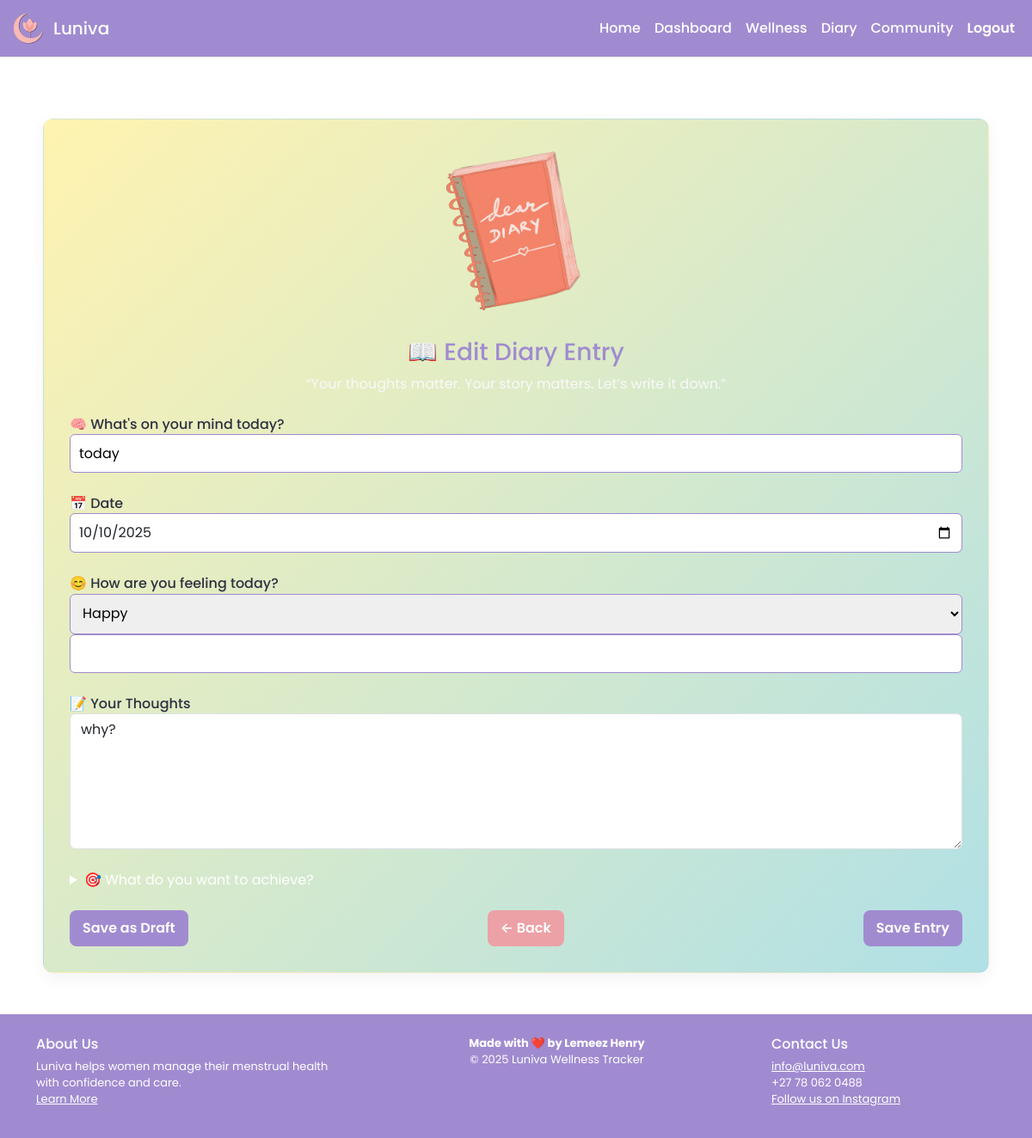
Page /diary/edit/2/ (signed in) on the committed database.
### tracker/models.py (models this page shows, shortened)
class DiaryEntry(models.Model):
    user = models.ForeignKey(User, on_delete=models.CASCADE)
    title = models.CharField(max_length=100, default="Untitled Entry")
    date = models.DateField()
    mood = models.CharField(max_length=50, blank=True)
    custom_mood = models.CharField(max_length=100, blank=True)
    content = models.TextField()
    short_term = models.TextField(blank=True, null=True)
    medium_term = models.TextField(blank=True, null=True)
    long_term = models.TextField(blank=True, null=True)

### tracker/views.py (the view)
# urls.py: path('diary/edit/<int:entry_id>/', views.edit_diary, name='edit_diary'),
@login_required
def edit_diary(request, entry_id):
    entry = get_object_or_404(DiaryEntry, id=entry_id, user=request.user)
    if request.method == "POST":
        form = DiaryForm(request.POST, instance=entry)
        if form.is_valid():
            form.save()
            messages.success(request, "Diary entry updated.")
            return redirect("diary_page")
    else:
        form = DiaryForm(instance=entry)
    return render(request, "tracker/actions/edit_diary.html", {"form": form, "entry": entry})

### tracker/forms.py
class DiaryForm(forms.ModelForm):
    title = forms.CharField(required=False)
    date = forms.DateField(required=False, widget=DATE_WIDGET)
    mood = forms.ChoiceField(required=False, choices=[
        ('😊', 'Happy'), ('😢', 'Sad'), ('😠', 'Angry'),
        ('😴', 'Tired'), ('😕', 'Confused'), ('❤️', 'Loved'),
        ('🌸', 'Peaceful'), ('Other', 'Other')
    ])
    custom_mood = forms.CharField(required=False, label="If other, specify")
    content = forms.CharField(required=False, widget=forms.Textarea(attrs={'rows': 6, 'class': 'form-control'}))
    short_term = forms.CharField(required=False, widget=forms.Textarea(attrs={'rows': 2}), label="Short-Term Goals")
    medium_term = forms.CharField(required=False, widget=forms.Textarea(attrs={'rows': 2}), label="Medium-Term Goals")
    long_term = forms.CharField(required=False, widget=forms.Textarea(attrs={'rows': 2}), label="Long-Term Goals")
    class Meta:
        model = DiaryEntry
        fields = ['title', 'date', 'mood', 'custom_mood', 'content', 'short_term', 'medium_term', 'long_term']

### tracker/templates/tracker/actions/edit_diary.html (shortened to what this page needs)
{% extends "tracker/base.html" %}
{% load static%}
{% block content %}
<div class="container mt-5 pastel-bg" style="max-width: 1100px;">
    <div class="card-body">
      <div class="text-center mb-4">
        <img src="{% static 'images/diary.gif' %}" alt="Journaling gif" style="max-width: 200px;"></div>
      <h3 class="text-center mb-2" style="color:#A18BD0;">📖 Edit Diary Entry</h3>
      <p class="text-center text-light mb-4">“Your thoughts matter. Your story matters. Let’s write it down.”</p>
      <form method="POST">
        <div class="mb-4">
          <label>🧠 What's on your mind today?</label>
          {{ form.title }}
        </div>
        <div class="mb-4">
          <label>📅 Date</label>
          {{ form.date }}
        </div>
        <div class="mb-4">
          <label>😊 How are you feeling today?</label>
          {{ form.mood }}
          {{ form.custom_mood }}
        </div>
        <div class="mb-4">
          <label>📝 Your Thoughts</label>
          {{ form.content }}
        </div>
        <details class="mb-4">
          <summary style="cursor:pointer; color:#fff;">🎯 What do you want to achieve?</summary>
        </details>
        <div class="d-flex justify-content-between mt-4">
          <button type="submit" name="save_draft" class="btn" style="background-color:#A18BD0; color:#fff;">Save as Draft</button>
          <a href="{% url 'diary_page' %}" class="btn" style="background-color: #ECA1A6; color: #fff;">← Back</a>
          <button type="submit" class="btn" style="background-color:#A18BD0; color:#fff;">Save Entry</button>
        </div>
      </form>
    </div>
  </div>
{% endblock %}

### tracker/static/css/main.css (style rules this page uses)
:root { --primary: #A18BD0; --secondary: #ECA1A6; --tertiary: #eaed9c; --blue: #a6eef7; --green: #bdecbc; --dark: #2D3142; --light: #FFFFFF; --panel: #FFF9FF; --panel-2: #F8F4FB; --card-border: #E6DFF6; --shadow: rgba(45,49,66,0.06); --radius: 10px; --gap: 16px; --max-width-content: 1100px; --font-sans: 'Poppins', 'Segoe UI', system-ui, -apple-system, Roboto, 'Helvetica Neue', Arial; }
html, body { height: 100%; }
body { min-height: 100vh; display: flex; flex-direction: column; background-color: var(--light); color: var(--dark); font-family: var(--font-sans); margin: 0; line-height: 1.45; }
h1, h2, h3, h4 { color: var(--primary); margin-top: 0; }
.btn { transition: background-color .25s ease, color .25s ease; border-radius: 8px; padding: 8px 14px; font-weight: 600; }
a { transition: background-color .25s ease, color .25s ease; }
form label { font-weight: 500; color: var(--dark); }
textarea, input[type="text"], input[type="email"], input[type="date"], input[type="number"], input[type="time"], select { border-radius: 6px; border: 1px solid var(--primary); width: 100%; padding: 10px; box-sizing: border-box; }
.pastel-bg { background: linear-gradient(135deg, #FFF3B0 0%, #B0E0E6 100%); padding: 30px; border-radius: 12px; border: 1px solid rgba(161,139,208,0.06); box-shadow: 0 6px 18px var(--shadow); }
.mb-2 { margin-bottom: 8px; }

### rows in the picture
DiaryEntry: title "today", date "10/10/2025", mood "Happy", content "why?"
